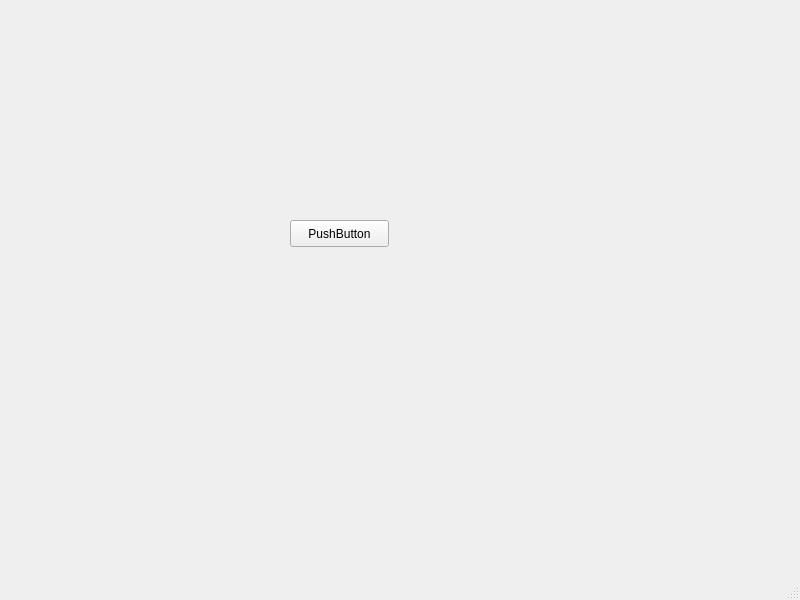
<?xml version="1.0" encoding="UTF-8"?>
<ui version="4.0">
 <class>MainWindow</class>
 <widget class="QMainWindow" name="MainWindow">
  <property name="geometry">
   <rect>
    <x>0</x>
    <y>0</y>
    <width>800</width>
    <height>600</height>
   </rect>
  </property>
  <property name="windowTitle">
   <string>MainWindow</string>
  </property>
  <widget class="QWidget" name="centralwidget">
   <widget class="QPushButton" name="pushButton">
    <property name="geometry">
     <rect>
      <x>290</x>
      <y>220</y>
      <width>99</width>
      <height>27</height>
     </rect>
    </property>
    <property name="text">
     <string>PushButton</string>
    </property>
   </widget>
  </widget>
  <widget class="QMenuBar" name="menubar">
   <property name="geometry">
    <rect>
     <x>0</x>
     <y>0</y>
     <width>800</width>
     <height>25</height>
    </rect>
   </property>
  </widget>
  <widget class="QStatusBar" name="statusbar"/>
 </widget>
 <resources/>
 <connections/>
</ui>
